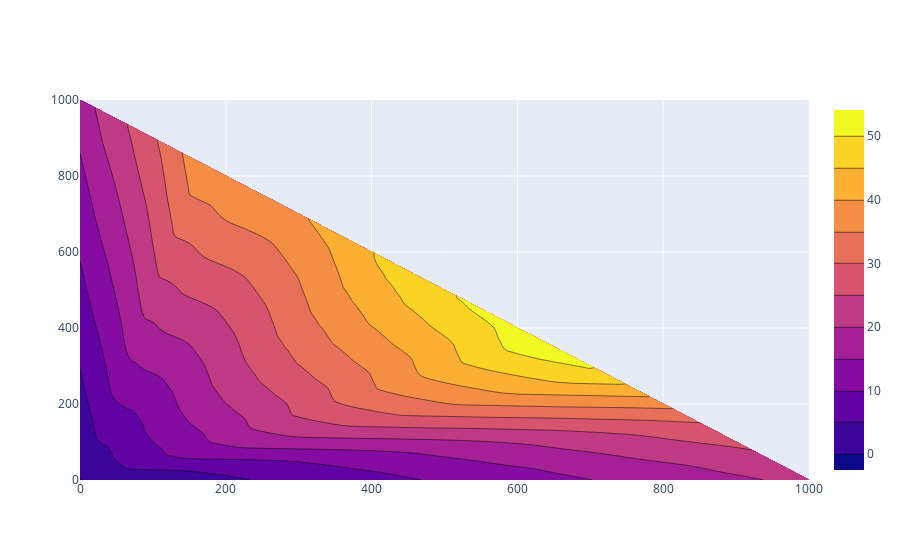

Notebook source saved alongside this figure:
### Code cell
import plotly.graph_objects as go

fig = go.Figure(data =
    go.Contour(
        z=-vf,
        x=S,
        y=I
    ))
fig.show()
